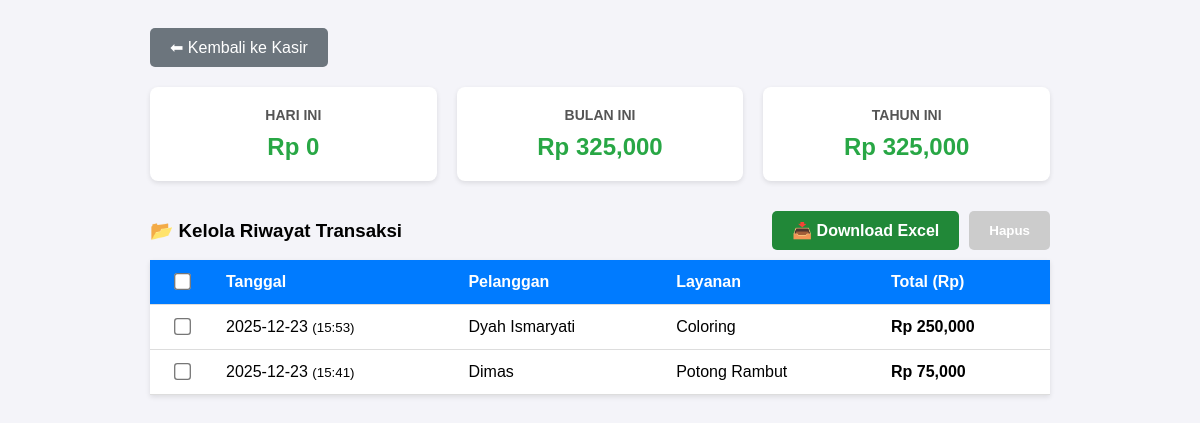
/laporan.php, run on an earlier commit of the app's database.
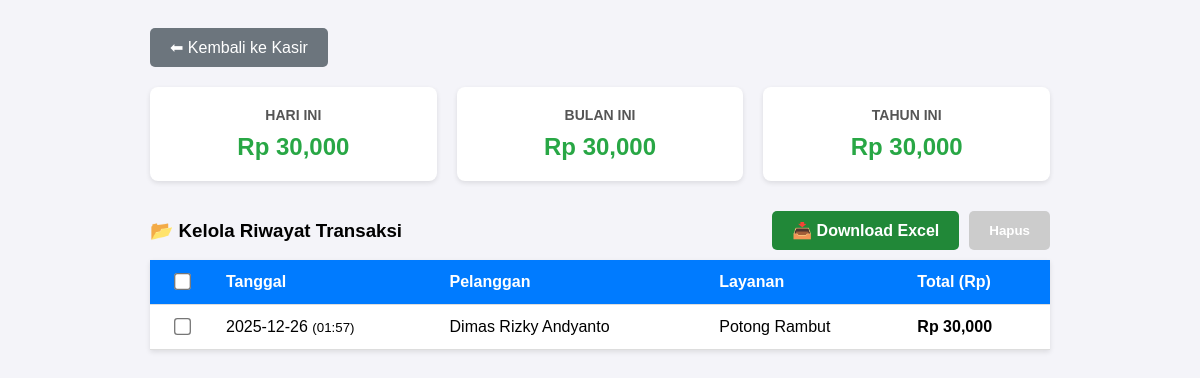
And on a later commit of the database.
### tables this page shows
CREATE TABLE transaksi (
        id INTEGER PRIMARY KEY AUTOINCREMENT,
        tanggal DATE NOT NULL,
        jam TIME NOT NULL,
        nama_pelanggan TEXT,
        jenis_layanan TEXT NOT NULL,
        harga REAL NOT NULL,
        diskon REAL DEFAULT 0,
        total_bayar REAL NOT NULL,
        catatan TEXT
    , metode_pembayaran TEXT DEFAULT 'Tunai');

### laporan.php (the view, shortened to what this page needs)
<?php
$db = new PDO("sqlite:salon.db");
$db->setAttribute(PDO::ATTR_ERRMODE, PDO::ERRMODE_EXCEPTION);
$hari_ini = date('Y-m-d');
$bulan_ini = date('Y-m');
$tahun_ini = date('Y');
$q_harian = $db->query("SELECT SUM(total_bayar) as total FROM transaksi WHERE tanggal = '$hari_ini'");
$total_harian = $q_harian->fetch()['total'] ?: 0;
$q_bulanan = $db->query("SELECT SUM(total_bayar) as total FROM transaksi WHERE strftime('%Y-%m', tanggal) = '$bulan_ini'");
$total_bulanan = $q_bulanan->fetch()['total'] ?: 0;
$q_tahunan = $db->query("SELECT SUM(total_bayar) as total FROM transaksi WHERE strftime('%Y', tanggal) = '$tahun_ini'");
$total_tahunan = $q_tahunan->fetch()['total'] ?: 0;
$semua_data = $db->query("SELECT * FROM transaksi ORDER BY tanggal DESC, jam DESC");
?>
<!DOCTYPE html>
<html lang="id">
<head>
</head>
<body>
<div class="container">
    <a href="index.php" class="btn-back">⬅ Kembali ke Kasir</a>
    <div class="dashboard">
        <div class="card">
            <h3>Hari Ini</h3>
            <p>Rp <?= number_format($total_harian) ?></p>
        </div>
        <div class="card">
            <h3>Bulan Ini</h3>
            <p>Rp <?= number_format($total_bulanan) ?></p>
        </div>
        <div class="card">
            <h3>Tahun Ini</h3>
            <p>Rp <?= number_format($total_tahunan) ?></p>
        </div>
    </div>
    <form method="POST" id="formRiwayat">
        <div class="header-area">
            <h3>📂 Kelola Riwayat Transaksi</h3>
            <div class="button-group">
                <a href="export_excel.php" target="_blank" class="btn-excel">
                    📥 Download Excel
                </a>
                <button type="submit" name="hapus_pilihan" id="btnHapus" disabled>
                    Hapus
                </button>
            </div>
        </div>
        <table>
            <thead>
                <tr>
                    <th style="width: 40px; text-align: center;">
                        <input type="checkbox" id="checkAll">
                    </th>
                    <th>Tanggal</th>
                    <th>Pelanggan</th>
                    <th>Layanan</th>
                    <th>Total (Rp)</th>
                </tr>
            </thead>
            <tbody>
                <?php foreach($semua_data as $row): ?>
                <tr>
                    <td style="text-align: center;">
                        <input type="checkbox" name="pilih[]" value="<?= $row['id'] ?>" class="checkItem">
                    </td>
                    <td><?= $row['tanggal'] ?> <small>(<?= $row['jam'] ?>)</small></td>
                    <td><?= $row['nama_pelanggan'] ?></td>
                    <td><?= $row['jenis_layanan'] ?></td>
                    <td style="font-weight: bold;">Rp <?= number_format($row['total_bayar']) ?></td>
                </tr>
                <?php endforeach; ?>
            </tbody>
        </table>
    </form>
</div>
</body>
</html>

### laporan.php (style rules this page uses)
body { font-family: 'Comic Sans MS', 'Chalkboard SE', sans-serif; background-color: #f4f4f9; padding: 20px; }
.container { max-width: 900px; margin: 0 auto; }
.dashboard { display: flex; gap: 20px; margin-bottom: 30px; }
.card { flex: 1; background: white; padding: 20px; border-radius: 8px; box-shadow: 0 2px 5px rgba(0,0,0,0.1); text-align: center; }
.card h3 { margin: 0; color: #555; font-size: 14px; text-transform: uppercase; }
.card p { font-size: 24px; font-weight: bold; color: #28a745; margin: 10px 0 0; }
.btn-back { display: inline-block; padding: 10px 20px; background: #6c757d; color: white; text-decoration: none; border-radius: 5px; margin-bottom: 20px; }
.header-area { display: flex; justify-content: space-between; align-items: center; margin-bottom: 10px; }
.header-area h3 { margin: 0; }
.button-group { display: flex; gap: 10px; }
#btnHapus { padding: 10px 20px; border-radius: 5px; border: none; color: white; font-weight: bold; cursor: pointer; transition: 0.3s; }
#btnHapus:disabled { background-color: #cccccc; cursor: not-allowed; }
.btn-excel { padding: 10px 20px; background-color: #218838; color: white; text-decoration: none; border-radius: 5px; font-weight: bold; display: inline-block; border: none; }
table { width: 100%; background: white; border-collapse: collapse; box-shadow: 0 2px 5px rgba(0,0,0,0.1); margin-top: 10px; }
th, td { padding: 12px; border-bottom: 1px solid #ddd; text-align: left; }
th { background-color: #007bff; color: white; }
input[type=checkbox] { transform: scale(1.3); cursor: pointer; }

What changed in the data, as far as the page shows it:
removed transaksi: tanggal "2025-12-23", jam "15:53", nama_pelanggan "Dyah Ismaryati", jenis_layanan "Coloring", total_bayar "250,000"
changed transaksi "Potong Rambut": tanggal "2025-12-23" → "2025-12-26"; jam "15:41" → "01:57"; nama_pelanggan "Dimas" → "Dimas Rizky Andyanto"; total_bayar "75,000" → "30,000"
Also different on the page:
$total_harian: "0" → "30,000"
$total_bulanan: "325,000" → "30,000"
$total_tahunan: "325,000" → "30,000"
